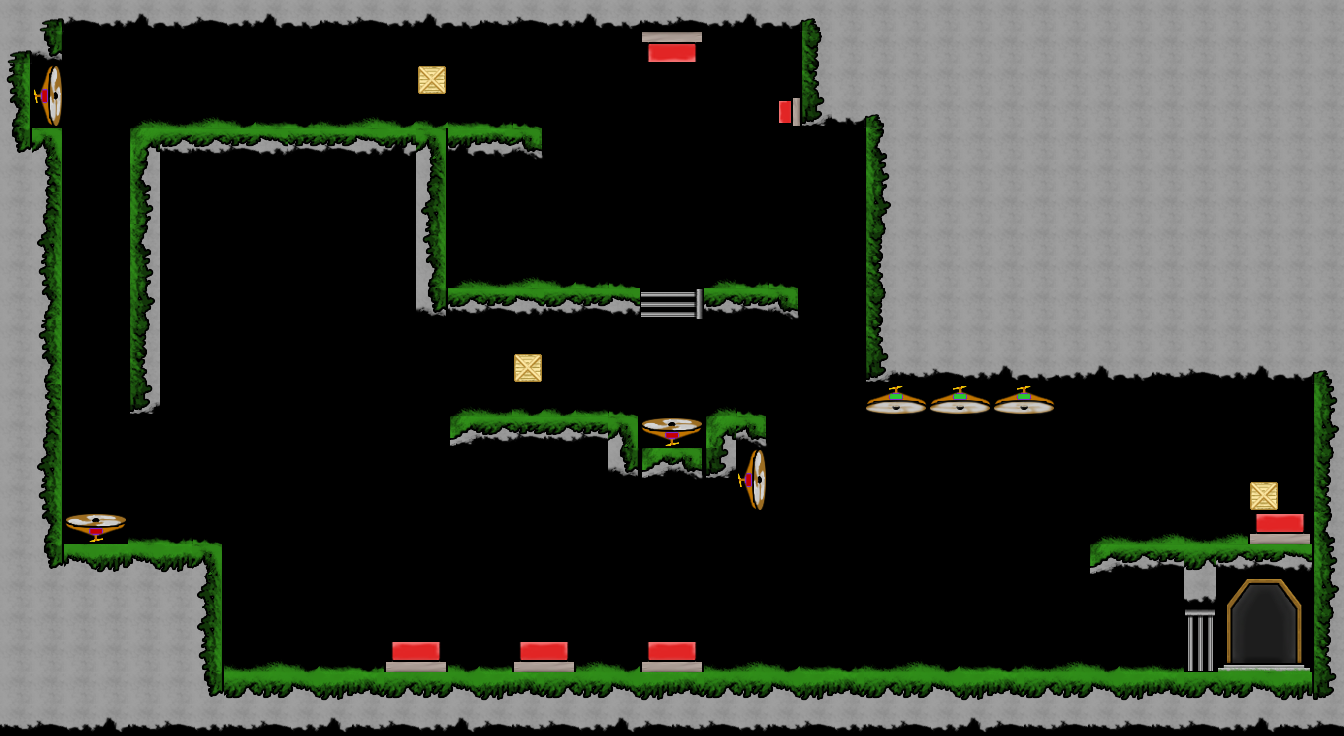

Below is a game level as drawn by its tile map, then a one-line description and the .tmx file that defines it, in full:
An orthogonal 42x23 tile map with 32x32 px tiles, 2 tile layers (Tile Layer 1, Tile Layer 2), 3 tilesets and 21 objects (7x Fan, 5x Big Button, 3x Box, 2x Door, 2x Player, ...).

<map version="1.10" tiledversion="1.10.2" orientation="orthogonal" renderorder="right-down" width="42" height="23" tilewidth="32" tileheight="32" infinite="0" nextlayerid="4" nextobjectid="24">
 <editorsettings>
  <export target="../GXPEngine2023c/GXPEngine2023c/GXPEngine/bin/Debug/Level5SS.tmx" format="tmx" />
 </editorsettings>
 <tileset firstgid="1" source="placeholder_tile.tsx" />
 <tileset firstgid="29" source="TileSheet_Final.tsx" />
 <tileset firstgid="125" name="Turtles_NoTrim" tilewidth="192" tileheight="192" tilecount="70" columns="10">
  <image source="../GXPEngine2023c/GXPEngine2023c/GXPEngine/bin/Debug/Turtles_NoTrim.png" width="1920" height="1344" />
 </tileset>
 <layer id="1" name="Tile Layer 1" width="42" height="23">
  <data encoding="csv">
83,39,67,68,69,70,67,68,69,70,66,67,68,69,70,66,67,68,69,70,66,67,68,69,70,38,83,83,83,83,83,83,83,83,83,83,83,83,83,83,83,83,
39,71,0,0,0,0,0,0,0,0,0,0,0,0,0,0,0,0,0,0,0,0,0,0,0,72,83,83,83,83,83,83,83,83,83,83,83,83,83,83,83,83,
73,0,0,0,0,0,0,0,0,0,0,0,0,0,0,0,0,0,0,0,0,0,0,0,0,84,83,83,83,83,83,83,83,83,83,83,83,83,83,83,83,83,
85,0,0,0,0,0,0,0,0,0,0,0,0,0,0,0,0,0,0,0,0,0,0,0,0,65,70,38,83,83,83,83,83,83,83,83,83,83,83,83,83,83,
97,47,0,0,41,54,54,55,56,55,55,56,57,47,57,58,59,0,0,0,0,0,0,0,0,0,0,36,83,83,83,83,83,83,83,83,83,83,83,83,83,83,
83,37,0,0,36,0,0,0,0,0,0,0,0,49,0,0,0,0,0,0,0,0,0,0,0,0,0,48,83,83,83,83,83,83,83,83,83,83,83,83,83,83,
83,49,0,0,48,0,0,0,0,0,0,0,0,61,0,0,0,0,0,0,0,0,0,0,0,0,0,60,83,83,83,83,83,83,83,83,83,83,83,83,83,83,
83,61,0,0,36,0,0,0,0,0,0,0,0,73,0,0,0,0,0,0,0,0,0,0,0,0,0,72,83,83,83,83,83,83,83,83,83,83,83,83,83,83,
83,73,0,0,48,0,0,0,0,0,0,0,0,85,0,0,0,0,0,0,0,0,0,0,0,0,0,84,83,83,83,83,83,83,83,83,83,83,83,83,83,83,
83,85,0,0,60,0,0,0,0,0,0,0,0,71,54,55,56,54,55,56,0,0,54,55,59,0,0,72,83,83,83,83,83,83,83,83,83,83,83,83,83,83,
83,73,0,0,72,0,0,0,0,0,0,0,0,0,0,0,0,0,0,0,0,0,0,0,0,0,0,84,83,83,83,83,83,83,83,83,83,83,83,83,83,83,
83,85,0,0,84,0,0,0,0,0,0,0,0,0,0,0,0,0,0,0,0,0,0,0,0,0,0,65,66,67,68,69,70,68,69,70,66,67,68,69,70,38,
83,37,0,0,65,0,0,0,0,0,0,0,0,0,0,0,0,0,0,0,0,0,0,0,0,0,0,0,0,0,0,0,0,0,0,0,0,0,0,0,0,48,
83,49,0,0,0,0,0,0,0,0,0,0,0,0,53,54,55,54,55,47,0,0,41,59,0,0,0,0,0,0,0,0,0,0,0,0,0,0,0,0,0,60,
83,61,0,0,0,0,0,0,0,0,0,0,0,0,0,0,0,0,0,71,53,59,65,0,0,0,0,0,0,0,0,0,0,0,0,0,0,0,0,0,0,72,
83,73,0,0,0,0,0,0,0,0,0,0,0,0,0,0,0,0,0,0,0,0,0,0,0,0,0,0,0,0,0,0,0,0,0,0,0,0,0,0,0,84,
83,85,0,0,0,0,0,0,0,0,0,0,0,0,0,0,0,0,0,0,0,0,0,0,0,0,0,0,0,0,0,0,0,0,0,0,0,0,0,0,0,36,
83,97,44,45,44,45,47,0,0,0,0,0,0,0,0,0,0,0,0,0,0,0,0,0,0,0,0,0,0,0,0,0,0,0,53,54,55,42,54,55,56,48,
83,83,83,83,83,83,61,0,0,0,0,0,0,0,0,0,0,0,0,0,0,0,0,0,0,0,0,0,0,0,0,0,0,0,0,0,0,68,0,0,0,60,
83,83,83,83,83,83,61,0,0,0,0,0,0,0,0,0,0,0,0,0,0,0,0,0,0,0,0,0,0,0,0,0,0,0,0,0,0,0,0,0,0,72,
83,83,83,83,83,83,73,0,0,0,0,0,0,0,0,0,0,0,0,0,0,0,0,0,0,0,0,0,0,0,0,0,0,0,0,0,0,0,0,0,0,84,
83,83,83,83,83,83,97,42,43,44,45,46,42,43,44,45,46,42,43,44,45,46,42,43,44,45,46,42,43,44,45,46,42,43,44,45,46,42,43,44,45,96,
66,67,68,69,66,67,68,66,67,68,69,66,67,68,69,67,66,67,68,69,67,66,67,68,66,67,68,66,67,68,69,67,66,67,66,67,66,67,68,69,66,67
</data>
 </layer>
 <objectgroup id="3" name="Object Layer 1">
  <object id="1" name="Big Button" x="512" y="640" width="64" height="32" />
  <object id="2" name="Big Button" x="640" y="640" width="64" height="32" />
  <object id="3" name="Big Button" x="384" y="640" width="64" height="32" />
  <object id="4" name="Big Button" x="640" y="32" width="64" height="32" />
  <object id="5" name="Big Button" x="1248" y="512" width="64" height="32" />
  <object id="6" name="End" x="1216" y="576" width="96" height="96" />
  <object id="7" name="Door" x="1184" y="608" width="32" height="64" />
  <object id="8" name="Door" x="704" y="288" width="32" height="64" rotation="90" />
  <object id="9" name="Button" x="768" y="96" width="32" height="32" />
  <object id="10" name="Box" x="1248" y="480" width="32" height="32" />
  <object id="11" name="Box" x="512" y="352" width="32" height="32" />
  <object id="12" name="Box" x="416" y="64" width="32" height="32" />
  <object id="13" name="Fan" type="Fan" x="64" y="512" width="64" height="32" />
  <object id="14" name="Fan" type="Fan" x="640" y="416" width="64" height="32" />
  <object id="15" name="Fan" type="Fan" x="864" y="384" width="64" height="32" />
  <object id="16" name="Fan" type="Fan" x="928" y="384" width="64" height="32" />
  <object id="17" name="Fan" type="Fan" x="992" y="384" width="64" height="32" />
  <object id="18" name="Fan" type="Fan" x="768" y="448" width="64" height="32" rotation="90" />
  <object id="19" name="Fan" type="Fan" x="64" y="64" width="64" height="32" rotation="90" />
  <object id="22" name="Player 2" type="Player" gid="125" x="311.663" y="657.667" width="64" height="64">
   <properties>
    <property name="Height" type="int" value="64" />
    <property name="Width" type="int" value="64" />
    <property name="int_index" type="int" value="1" />
    <property name="int_nextFrameDelay" type="int" value="30" />
    <property name="int_numberOfFrame" type="int" value="-1" />
    <property name="int_singleFrameID" type="int" value="-1" />
   </properties>
  </object>
  <object id="23" name="Player 1" type="Player" gid="125" x="245.67" y="657" width="64" height="64">
   <properties>
    <property name="Height" type="int" value="64" />
    <property name="Width" type="int" value="64" />
    <property name="int_index" type="int" value="0" />
    <property name="int_nextFrameDelay" type="int" value="30" />
    <property name="int_numberOfFrame" type="int" value="-1" />
    <property name="int_singleFrameID" type="int" value="-1" />
   </properties>
  </object>
 </objectgroup>
 <layer id="2" name="Tile Layer 2" width="42" height="23">
  <data encoding="csv">
0,0,0,0,0,0,0,0,0,0,0,0,0,0,0,0,0,0,0,0,0,0,0,0,0,0,0,0,0,0,0,0,0,0,0,0,0,0,0,0,0,0,
0,0,0,0,0,0,0,0,0,0,0,0,0,0,0,0,0,0,0,0,116,117,0,0,0,0,0,0,0,0,0,0,0,0,0,0,0,0,0,0,0,0,
0,110,0,0,0,0,0,0,0,0,0,0,0,50,0,0,0,0,0,0,0,0,0,0,0,0,0,0,0,0,0,0,0,0,0,0,0,0,0,0,0,0,
0,122,0,0,29,30,31,32,33,34,30,31,32,32,33,34,35,0,0,0,0,0,0,0,118,0,0,0,0,0,0,0,0,0,0,0,0,0,0,0,0,0,
0,0,0,0,0,0,0,0,0,0,0,0,0,0,0,0,0,0,0,0,0,0,0,0,0,0,0,0,0,0,0,0,0,0,0,0,0,0,0,0,0,0,
0,0,0,0,0,0,0,0,0,0,0,0,0,0,0,0,0,0,0,0,0,0,0,0,0,0,0,0,0,0,0,0,0,0,0,0,0,0,0,0,0,0,
0,0,0,0,0,0,0,0,0,0,0,0,0,0,0,0,0,0,0,0,0,0,0,0,0,0,0,0,0,0,0,0,0,0,0,0,0,0,0,0,0,0,
0,0,0,0,0,0,0,0,0,0,0,0,0,0,0,0,0,0,0,0,0,0,0,0,0,0,0,0,0,0,0,0,0,0,0,0,0,0,0,0,0,0,
0,0,0,0,0,0,0,0,0,0,0,0,0,0,29,30,31,32,34,35,0,0,29,34,35,0,0,0,0,0,0,0,0,0,0,0,0,0,0,0,0,0,
0,0,0,0,0,0,0,0,0,0,0,0,0,0,0,0,0,0,0,0,119,120,0,0,0,0,0,0,0,0,0,0,0,0,0,0,0,0,0,0,0,0,
0,0,0,0,0,0,0,0,0,0,0,0,0,0,0,0,0,0,0,0,0,0,0,0,0,0,0,0,0,0,0,0,0,0,0,0,0,0,0,0,0,0,
0,0,0,0,0,0,0,0,0,0,0,0,0,0,0,0,50,0,0,0,0,0,0,0,0,0,0,0,0,0,0,0,0,0,0,0,0,0,0,0,0,0,
0,0,0,0,0,0,0,0,0,0,0,0,0,0,29,30,32,32,33,35,0,0,29,35,0,0,0,74,75,74,75,74,75,0,0,0,0,0,0,0,0,0,
0,0,0,0,0,0,0,0,0,0,0,0,0,0,0,0,0,0,0,0,86,87,0,0,0,0,0,0,0,0,0,0,0,0,0,0,0,0,0,0,0,0,
0,0,0,0,0,0,0,0,0,0,0,0,0,0,0,0,0,0,0,0,0,0,0,110,0,0,0,0,0,0,0,0,0,0,0,0,0,0,0,0,0,0,
0,0,0,0,0,0,0,0,0,0,0,0,0,0,0,0,0,0,0,0,0,0,0,122,0,0,0,0,0,0,0,0,0,0,0,0,0,0,0,50,0,0,
0,0,86,87,33,34,35,0,0,0,0,0,0,0,0,0,0,0,0,0,0,0,0,0,0,0,0,0,0,0,0,0,0,0,29,30,31,30,31,107,108,0,
0,0,0,0,0,0,0,0,0,0,0,0,0,0,0,0,0,0,0,0,0,0,0,0,0,0,0,0,0,0,0,0,0,0,0,0,0,0,0,0,0,0,
0,0,0,0,0,0,0,0,0,0,0,0,0,0,0,0,0,0,0,0,0,0,0,0,0,0,0,0,0,0,0,0,0,0,0,0,0,0,77,78,79,0,
0,0,0,0,0,0,0,0,0,0,0,0,0,0,0,0,0,0,0,0,0,0,0,0,0,0,0,0,0,0,0,0,0,0,0,0,0,109,89,90,91,0,
0,0,0,0,0,0,0,30,31,32,33,34,107,108,32,33,107,108,31,32,107,108,30,31,32,33,34,30,31,32,33,34,30,31,32,33,30,121,101,102,103,0,
0,0,0,0,0,0,0,0,0,0,0,0,0,0,0,0,0,0,0,0,0,0,0,0,0,0,0,0,0,0,0,0,0,0,0,0,0,0,0,0,0,0,
0,0,0,0,0,0,0,0,0,0,0,0,0,0,0,0,0,0,0,0,0,0,0,0,0,0,0,0,0,0,0,0,0,0,0,0,0,0,0,0,0,0
</data>
 </layer>
</map>
